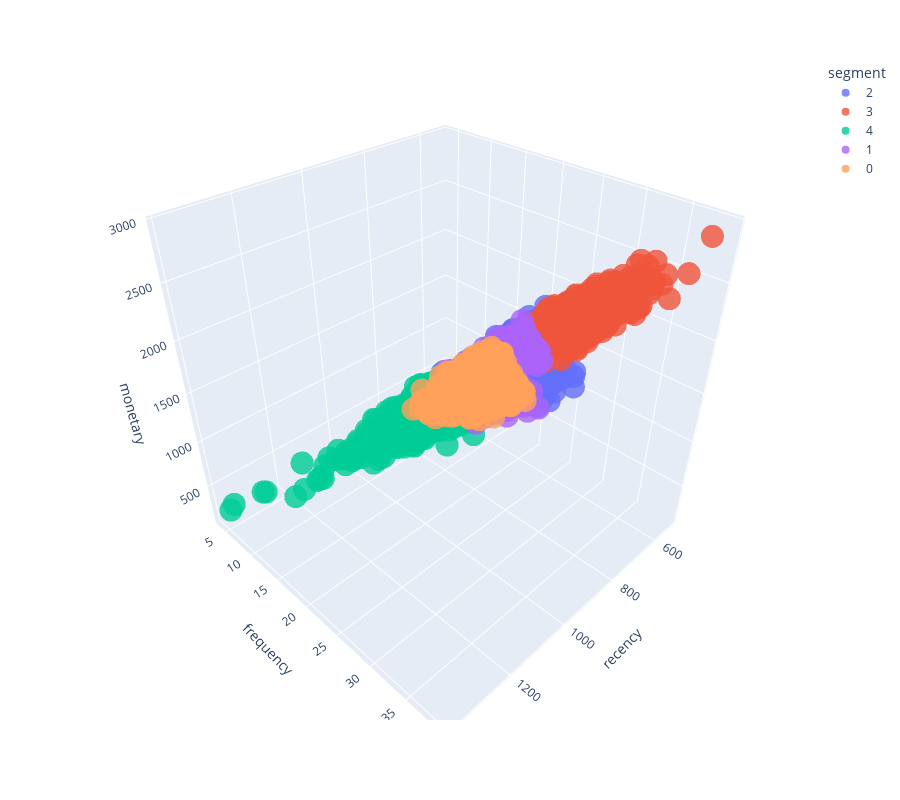

Notebook source saved alongside this figure:
### Code cell
RFM['segment'] = list(map(str, segment))
fig = px.scatter_3d(RFM, x='recency', y='frequency', z='monetary', color='segment',
                   opacity = 0.8, height=800)
fig.show() # to show as static image: fig.show('svg')

### Figure 1 — Plotly figure (JSON) as saved in the notebook; plotly's stock layout.template omitted (floating-point values rounded to 4 significant figures; data arrays with more than 128 entries replaced by an {"elided": "..."} marker saying what was removed)
{"data": [{"hovertemplate": "segment=2<br>recency=%{x}<br>frequency=%{y}<br>monetary=%{z}<extra></extra>", "legendgroup": "2", "marker": {"color": "#636efa", "opacity": 0.8, "symbol": "circle"}, "mode": "markers", "name": "2", "scene": "scene", "showlegend": true, "type": "scatter3d", "x": {"elided": "2249 int values"}, "y": {"elided": "2249 int values"}, "z": {"elided": "2249 int values"}}, {"hovertemplate": "segment=3<br>recency=%{x}<br>frequency=%{y}<br>monetary=%{z}<extra></extra>", "legendgroup": "3", "marker": {"color": "#EF553B", "opacity": 0.8, "symbol": "circle"}, "mode": "markers", "name": "3", "scene": "scene", "showlegend": true, "type": "scatter3d", "x": {"elided": "1565 int values"}, "y": {"elided": "1565 int values"}, "z": {"elided": "1565 int values"}}, {"hovertemplate": "segment=4<br>recency=%{x}<br>frequency=%{y}<br>monetary=%{z}<extra></extra>", "legendgroup": "4", "marker": {"color": "#00cc96", "opacity": 0.8, "symbol": "circle"}, "mode": "markers", "name": "4", "scene": "scene", "showlegend": true, "type": "scatter3d", "x": {"elided": "427 int values"}, "y": {"elided": "427 int values"}, "z": {"elided": "427 int values"}}, {"hovertemplate": "segment=1<br>recency=%{x}<br>frequency=%{y}<br>monetary=%{z}<extra></extra>", "legendgroup": "1", "marker": {"color": "#ab63fa", "opacity": 0.8, "symbol": "circle"}, "mode": "markers", "name": "1", "scene": "scene", "showlegend": true, "type": "scatter3d", "x": {"elided": "908 int values"}, "y": {"elided": "908 int values"}, "z": {"elided": "908 int values"}}, {"hovertemplate": "segment=0<br>recency=%{x}<br>frequency=%{y}<br>monetary=%{z}<extra></extra>", "legendgroup": "0", "marker": {"color": "#FFA15A", "opacity": 0.8, "symbol": "circle"}, "mode": "markers", "name": "0", "scene": "scene", "showlegend": true, "type": "scatter3d", "x": {"elided": "1740 int values"}, "y": {"elided": "1740 int values"}, "z": {"elided": "1740 int values"}}], "layout": {"height": 800, "legend": {"title": {"text": "segment"}, "tracegroupgap": 0}, "margin": {"t": 60}, "scene": {"domain": {"x": [0, 1], "y": [0, 1]}, "xaxis": {"title": {"text": "recency"}}, "yaxis": {"title": {"text": "frequency"}}, "zaxis": {"title": {"text": "monetary"}}}}}
